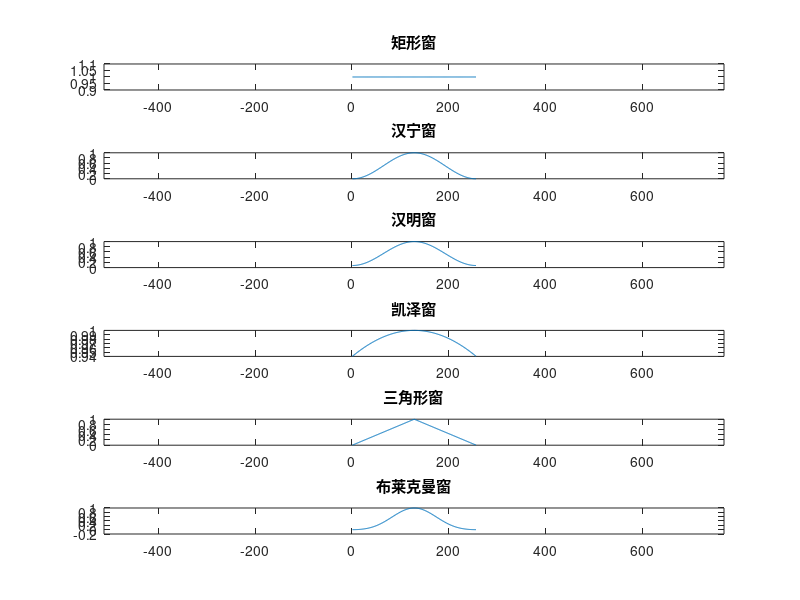
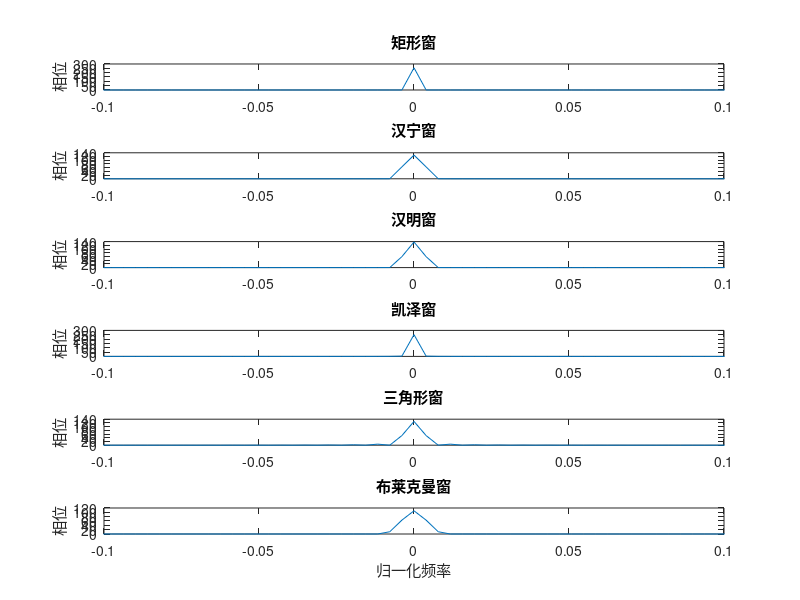
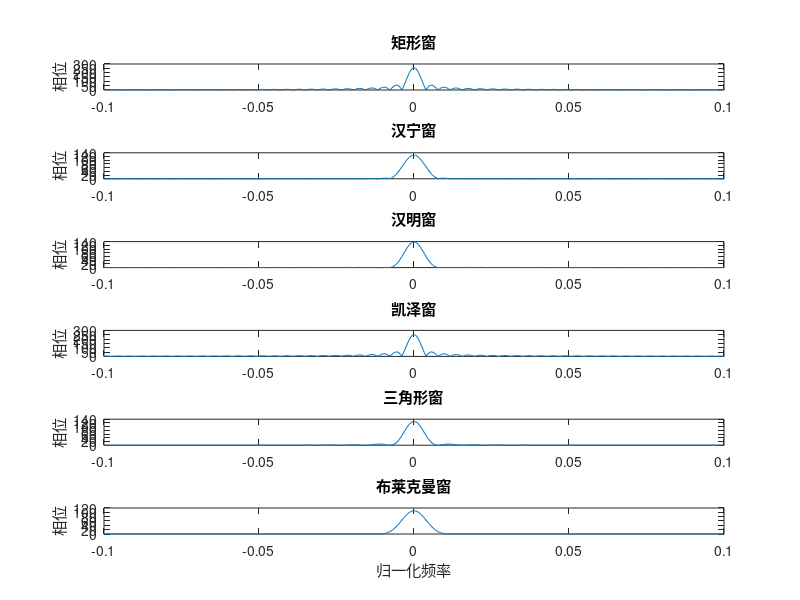

The MATLAB source for these figures, in order: (Note: this script raises an error after producing the figures.)
clear all; clc; close all;
N=256;                          % 窗长度             
x=boxcar(N);                   % 设置矩形窗
y=hanning(N);
z=hamming(N);
u=kaiser(N);
v=triang(N);
w=blackman(N);
%时域波形图
figure(1);
subplot(6,1,1);
plot(boxcar(N));xlim([-2*N 3*N]);hold on;title('矩形窗');
subplot(6,1,2);
plot(hanning(N));xlim([-2*N 3*N]);hold on;title('汉宁窗');
subplot(6,1,3);
plot(hamming(N));xlim([-2*N 3*N]);hold on;title('汉明窗');
subplot(6,1,4);
plot(kaiser(N));xlim([-2*N 3*N]);hold on;title('凯泽窗');
subplot(6,1,5);
plot(triang(N));xlim([-2*N 3*N]);hold on;title('三角形窗');
subplot(6,1,6);
plot(blackman(N));xlim([-2*N 3*N]);hold on;title('布莱克曼窗');
%补零前FFT谱图
figure(2);
freq1=(-N/2:N/2-1)/N;
X1=fft(x);X1_abs=abs(fftshift(X1));
Y1=fft(y);Y1_abs=abs(fftshift(Y1));
Z1=fft(z);Z1_abs=abs(fftshift(Z1));
U1=fft(u);U1_abs=abs(fftshift(U1));
V1=fft(v);V1_abs=abs(fftshift(V1));
W1=fft(w);W1_abs=abs(fftshift(W1));
subplot(6,1,1);
plot(freq1,X1_abs);xlim([-0.1 0.1]);hold on;ylabel('相位');title('矩形窗');
subplot(6,1,2);
plot(freq1,Y1_abs);xlim([-0.1 0.1]);hold on;ylabel('相位');title('汉宁窗');
subplot(6,1,3);
plot(freq1,Z1_abs);xlim([-0.1 0.1]);hold on;ylabel('相位');title('汉明窗');
subplot(6,1,4);
plot(freq1,U1_abs);xlim([-0.1 0.1]);hold on;ylabel('相位');title('凯泽窗');
subplot(6,1,5);
plot(freq1,V1_abs);xlim([-0.1 0.1]);hold on;ylabel('相位');title('三角形窗');
subplot(6,1,6);
plot(freq1,W1_abs);xlim([-0.1 0.1]);hold on;ylabel('相位');title('布莱克曼窗');
xlabel('归一化频率');
%补零后FFT谱图
figure(3);
freq2=(-N*4:N*4-1)/(N*8);
X2=fft(x,N*8);X2_abs=abs(fftshift(X2));
Y2=fft(y,N*8);Y2_abs=abs(fftshift(Y2));
Z2=fft(z,N*8);Z2_abs=abs(fftshift(Z2));
U2=fft(u,N*8);U2_abs=abs(fftshift(U2));
V2=fft(v,N*8);V2_abs=abs(fftshift(V2));
W2=fft(w,N*8);W2_abs=abs(fftshift(W2));
subplot(6,1,1);
plot(freq2,X2_abs);xlim([-0.1 0.1]);hold on;ylabel('相位');title('矩形窗');
subplot(6,1,2);
plot(freq2,Y2_abs);xlim([-0.1 0.1]);hold on;ylabel('相位');title('汉宁窗');
subplot(6,1,3);
plot(freq2,Z2_abs);xlim([-0.1 0.1]);hold on;ylabel('相位');title('汉明窗');
subplot(6,1,4);
plot(freq2,U2_abs);xlim([-0.1 0.1]);hold on;ylabel('相位');title('凯泽窗');
subplot(6,1,5);
plot(freq2,V2_abs);xlim([-0.1 0.1]);hold on;ylabel('相位');title('三角形窗');
subplot(6,1,6);
plot(freq2,W2_abs);xlim([-0.1 0.1]);hold on;ylabel('相位');title('布莱克曼窗');
xlabel('归一化频率');
%补零后FFT谱图-分贝值
figure(4);
X2_dB=20*log10(X2_abs/(max(X2_abs))+eps);
Y2_dB=20*log10(Y2_abs/(max(Y2_abs))+eps);
Z2_dB=20*log10(Z2_abs/(max(Z2_abs))+eps);
U2_dB=20*log10(U2_abs/(max(U2_abs))+eps);
V2_dB=20*log10(V2_abs/(max(V2_abs))+eps);
W2_dB=20*log10(W2_abs/(max(W2_abs))+eps);
t = tiledlayout(2,3);
nexttile
plot(freq2,X2_dB);title('矩形窗');axis([0 0.1 -120 5]);ylabel('幅值/dB');
nexttile
plot(freq2,Y2_dB);title('汉宁窗');axis([0 0.1 -120 5]);ylabel('幅值/dB');
nexttile
plot(freq2,Z2_dB);title('汉明窗');axis([0 0.1 -120 5]);ylabel('幅值/dB');
nexttile
plot(freq2,U2_dB);title('凯泽窗');axis([0 0.1 -120 5]);ylabel('幅值/dB');
nexttile
plot(freq2,V2_dB);title('三角形窗');axis([0 0.1 -120 5]);ylabel('幅值/dB');
nexttile
plot(freq2,W2_dB);title('布莱克曼窗');axis([0 0.1 -120 5]);ylabel('幅值/dB');
xlabel(t,'归一化频率')
